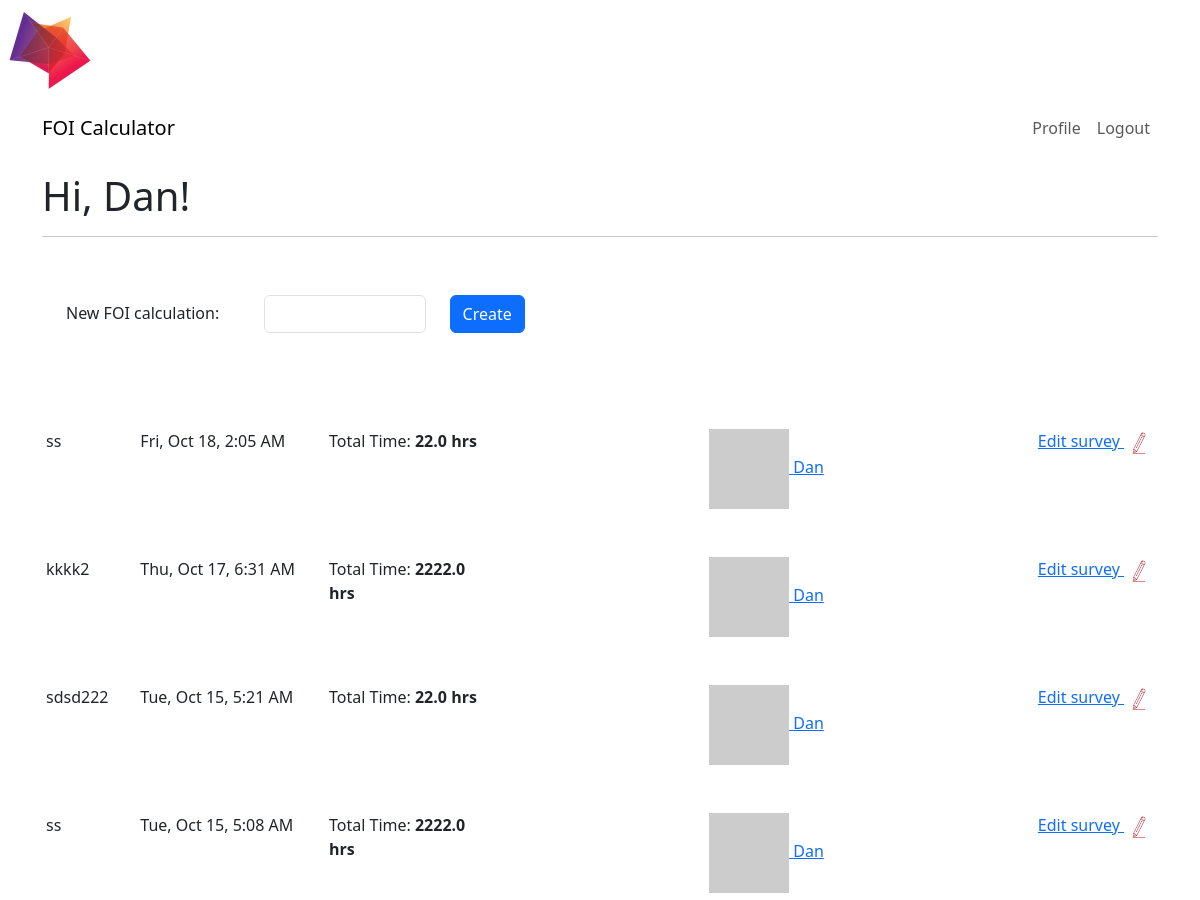
/index_survey (signed in, upper part), run on an earlier commit of the app's database.
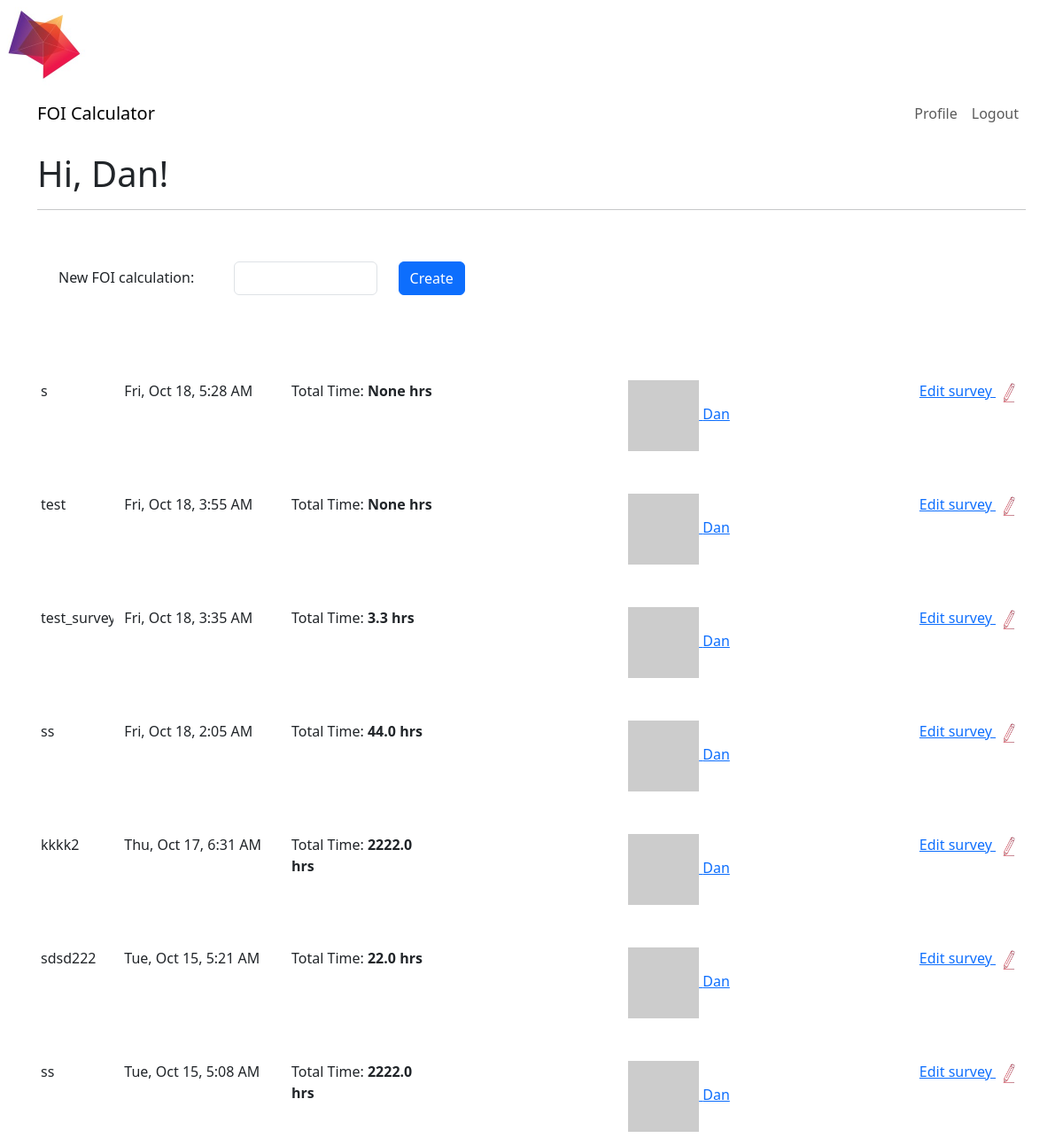
And on a later commit of the database.
### app/models.py (models this page shows, shortened)
class User(UserMixin, db.Model):
    id: so.Mapped[int] = so.mapped_column(primary_key=True)
    username: so.Mapped[str] = so.mapped_column(sa.String(64), index=True,
                                                unique=True)
    email: so.Mapped[str] = so.mapped_column(sa.String(120), index=True,
                                             unique=True)
    password_hash: so.Mapped[Optional[str]] = so.mapped_column(sa.String(256))
    about_me: so.Mapped[Optional[str]] = so.mapped_column(sa.String(140))
    last_seen: so.Mapped[Optional[datetime]] = so.mapped_column(
        default=lambda: datetime.now(timezone.utc))
    posts: so.WriteOnlyMapped['Post'] = so.relationship(
        back_populates='author')
    surveys: so.WriteOnlyMapped['Survey'] = so.relationship(
        back_populates='author')
    following: so.WriteOnlyMapped['User'] = so.relationship(
        secondary=followers, primaryjoin=(followers.c.follower_id == id),
        secondaryjoin=(followers.c.followed_id == id),
        back_populates='followers')
    followers: so.WriteOnlyMapped['User'] = so.relationship(
        secondary=followers, primaryjoin=(followers.c.followed_id == id),
        secondaryjoin=(followers.c.follower_id == id),
        back_populates='following')
    def avatar(self, size):
        digest = md5(self.email.lower().encode('utf-8')).hexdigest()
        return f'https://www.gravatar.com/avatar/{digest}?d=identicon&s={size}'
    def following_surveys(self):
        Author = so.aliased(User)
        return (
            sa.select(Survey)
            .join(Survey.author.of_type(Author))
            .where(sa.or_(
                Author.id == self.id,
            ))
            .group_by(Survey)
            .order_by(Survey.timestamp.desc())
        )

class Survey(db.Model):
    id: so.Mapped[int] = so.mapped_column(primary_key=True, autoincrement=True)
    timestamp: so.Mapped[datetime] = so.mapped_column(
        index=True, default=lambda: datetime.now(timezone.utc))
    user_id: so.Mapped[int] = so.mapped_column(sa.ForeignKey(User.id),
                                               index=True)
    author: so.Mapped[User] = so.relationship(back_populates='surveys')
    survey_name: so.Mapped[str] = so.mapped_column(sa.String(140), nullable=False, default="Untitled Survey")
    exemptions: so.WriteOnlyMapped['Exemption'] = so.relationship(
        back_populates='author')
    field1: so.Mapped[float] = so.mapped_column(sa.Float,nullable=True)
    comment1: so.Mapped[str] = so.mapped_column(sa.String(140), nullable=True)
    field2: so.Mapped[float] = so.mapped_column(sa.Float,nullable=True)
    comment2: so.Mapped[str] = so.mapped_column(sa.String(140),nullable=True)
    field3: so.Mapped[float] = so.mapped_column(sa.Float,nullable=True)
    comment3: so.Mapped[str] = so.mapped_column(sa.String(140),nullable=True)
    field4: so.Mapped[float] = so.mapped_column(sa.Float,nullable=True)
    comment4: so.Mapped[str] = so.mapped_column(sa.String(140),nullable=True)
    field5: so.Mapped[float] = so.mapped_column(sa.Float,nullable=True)
    comment5: so.Mapped[str] = so.mapped_column(sa.String(140),nullable=True)
    field6: so.Mapped[float] = so.mapped_column(sa.Float,nullable=True)
    comment6: so.Mapped[str] = so.mapped_column(sa.String(140),nullable=True)
    field7: so.Mapped[float] = so.mapped_column(sa.Float,nullable=True)
    comment7: so.Mapped[str] = so.mapped_column(sa.String(140),nullable=True)
    field8: so.Mapped[float] = so.mapped_column(sa.Float,nullable=True)
    comment8: so.Mapped[str] = so.mapped_column(sa.String(140),nullable=True)
    field9: so.Mapped[float] = so.mapped_column(sa.Float,nullable=True)
    comment9: so.Mapped[str] = so.mapped_column(sa.String(140),nullable=True)
    field10: so.Mapped[float] = so.mapped_column(sa.Float,nullable=True)
    comment10: so.Mapped[str] = so.mapped_column(sa.String(140),nullable=True)
    field11: so.Mapped[float] = so.mapped_column(sa.Float,nullable=True)
    field12: so.Mapped[float] = so.mapped_column(sa.Float,nullable=True)
    comment12: so.Mapped[str] = so.mapped_column(sa.String(140),nullable=True)
    field13: so.Mapped[float] = so.mapped_column(sa.Float,nullable=True)
    comment13: so.Mapped[str] = so.mapped_column(sa.String(140),nullable=True)
    field14: so.Mapped[float] = so.mapped_column(sa.Float,nullable=True)
    comment14: so.Mapped[str] = so.mapped_column(sa.String(140),nullable=True)
    field15: so.Mapped[float] = so.mapped_column(sa.Float,nullable=True)
    comment15: so.Mapped[str] = so.mapped_column(sa.String(140),nullable=True)
    field16: so.Mapped[float] = so.mapped_column(sa.Float,nullable=True)
    comment16: so.Mapped[str] = so.mapped_column(sa.String(140),nullable=True)
    field17: so.Mapped[float] = so.mapped_column(sa.Float,nullable=True)
    comment17: so.Mapped[str] = so.mapped_column(sa.String(140),nullable=True)
    field18: so.Mapped[float] = so.mapped_column(sa.Float,nullable=True)
    comment18: so.Mapped[str] = so.mapped_column(sa.String(140),nullable=True)
    field19: so.Mapped[float] = so.mapped_column(sa.Float,nullable=True)
    comment19: so.Mapped[str] = so.mapped_column(sa.String(140),nullable=True)
    result: so.Mapped[float] = so.mapped_column(sa.Float,nullable=True)
    def friendly_timestamp(self):
        return self.timestamp.replace(tzinfo=timezone.utc).astimezone(tz=None).strftime("%a, %b %-d, %-I:%M %p")

### app/routes.py (the view, shortened to what this page needs)
@app.route('/index_survey', methods=['GET', 'POST'])
@login_required
def index_survey():
    form = SurveyForm()
    page = request.args.get('page', 1, type=int)
    surveys = db.paginate(current_user.following_surveys(), page=page,
                        per_page=app.config['POSTS_PER_PAGE'], error_out=False)
    next_url = url_for('index_survey', page=surveys.next_num) \
        if surveys.has_next else None
    prev_url = url_for('index_survey', page=surveys.prev_num) \
        if surveys.has_prev else None
    return render_template('index_survey.html', title='Home',
                           surveys=surveys.items, next_url=next_url,
                           prev_url=prev_url,form=form)

### app/forms.py
class SurveyForm(FlaskForm):
    survey_name = StringField('Name', validators=[DataRequired(),Length(min=0, max=140)])
    submit = SubmitField('Create')

### app/models.py (called while the page is built)
@login.user_loader
def load_user(id):
    return db.session.get(User, int(id))

### app/routes.py (called while the page is built)
@app.before_request
def before_request():
    if current_user.is_authenticated:
        current_user.last_seen = datetime.now(timezone.utc)
        db.session.commit()

### app/templates/index_survey.html (shortened to what this page needs)
{% extends "base.html" %}
{% import "form_layouts.html" as wtf %}
{% block content %}
    <h1>Hi, {{ current_user.username }}!</h1>
    <hr>
    <br>
    <nav aria-label="Post navigation">
        <ul class="pagination">
            <li class="page-item">
                {% if form %}
                    {{ wtf.new_survey_form(form) }}
                {% endif %}
            </li>
        </ul>
    </nav>
    {% for survey in surveys %}
        {% include '_survey.html' %}
    {% endfor %}
{% endblock %}

### app/templates/base.html (shortened to what this page needs)
<!doctype html>
<html lang="en">
  <head>
    <link
        href="https://cdn.jsdelivr.net/npm/bootstrap@5.3.2/dist/css/bootstrap.min.css"
        rel="stylesheet"
>
  </head>
  <body>
    <img style="width:100px"src="{{ url_for('static', filename='images/logo-2.jpeg') }}" class="image" />
    <nav style="background-color:rgb(255, 255, 255) !important" class="navbar navbar-expand-lg bg-body-tertiary">
      <div class="container">
        <a class="navbar-brand" href="{{ url_for('index_survey') }}">FOI Calculator</a>
        <div class="collapse navbar-collapse" id="navbarSupportedContent">
          <ul class="navbar-nav mb-2 mb-lg-0">
            {% if current_user.is_anonymous %}
            <li class="nav-item">
              <a class="nav-link" aria-current="page" href="{{ url_for('login') }}">Login</a>
            </li>
            {% else %}
            <li class="nav-item">
              <a class="nav-link" aria-current="page" href="{{ url_for('user', username=current_user.username) }}">Profile</a>
            </li>
            <li class="nav-item">
              <a class="nav-link" aria-current="page" href="{{ url_for('logout') }}">Logout</a>
            </li>
            {% endif %}
          </ul>
        </div>
      </div>
    </nav>
    <div class="container mt-3">
      {% block content %}{% endblock %}
    </div>
  </body>
</html>

### app/templates/form_layouts.html (shortened to what this page needs)
{% macro survey_field(field, autofocus) %}
        {%- if field.type == 'BooleanField' %}
              <div class="form-check mb-3">
                {{ field(class='form-check-input') }}
                {{ field.label(class='form-check-label') }}
              </div>
        {%- elif field.type == 'StringField' %}
            <div class="mb-3">
              {% if autofocus %}
                {{ field(class='form-control' + (' is-invalid' if field.errors else ''), autofocus=True) }}
              {% else %}
                {{ field(class='form-control' + (' is-invalid' if field.errors else '')) }}
              {% endif %}
            </div>
        {%- elif field.type == 'SubmitField' %}
            {{ field(class='btn btn-primary mb-3') }}
        {%- endif %}
{% endmacro %}
{% macro new_survey_form(form, action="", method="post", id="", novalidate=False) %}
    <form
      {%- if action != None %} action="{{ action }}"{% endif -%}
      {%- if method %} method="{{ method }}"{% endif %}
      {%- if novalidate %} novalidate{% endif -%}>
      {% set ns = namespace(first_field=true) %}
          <div class="container">
              <div class="row pb-5 align-items-end">
                    <div class="p-4 col">
                        New FOI calculation:
                    </div>
                    <div class="col">
                          {% if form.survey_name.widget.input_type != 'hidden' -%}
                            {{ survey_field(form.survey_name) }}
                          {%- endif %}
                    </div>
                    <div class="col">
                          {% if form.submit.widget.input_type != 'hidden' -%}
                            {{ survey_field(form.submit) }}
                          {%- endif %}
                    </div>
              </div>
          </div>
    </form>
{% endmacro %}

### app/templates/_survey.html
    <table class="table table-hover">
        <div class="p-3 row">
            <div class="p-0 col">
                <div class="p-0 row">
                    <div  class="col-lg-1 col-md-1 col-sm-3 col-1">
                        {{ survey.survey_name}}
                    </div>
                    <div style="background-color:rgb(255, 255, 255);text-align: left;"class="col-lg-2 col-md-2 col-sm-3 col-2">
                        {{ survey.friendly_timestamp()}}
                    </div>
                    <div  class="col-lg-2 col-md-2 col-sm-3 col-2">
                         Total Time: <b>{{ survey.result}} hrs</b>
                    </div>
                    <div style="text-align:right; background-color:rgb(255, 255, 255); text-align: right;" class="col-lg-7 col-md-7 col-sm-3 col-7">
                        <div class="row">
                            <div class="col">
                                <a class="" href="{{ url_for('user', username=survey.author.username) }}">
                                    <img src="{{ survey.author.avatar(25) }}" />
                                    {{ survey.author.username }}
                                </a>
                            </div>
                            <div class="col">
                                <a style="vertical-align: top;" href="{{ url_for('edit_survey', id=survey.id) }}">
                                    Edit survey
                                </a>
                                <a class="" href="{{ url_for('edit_survey', id=survey.id) }}">
                                    <img style="width:30px" src="{{ url_for('static', filename='images/edit3.png') }}" />
                                </a>
                            </div>
                        </div>
                    </div>
                </div>
            </div>
        </div>
    </table>

What changed in the data, as far as the page shows it:
added Survey: survey_name "s", friendly_timestamp "Fri, Oct 18, 5:28 AM", result "None", author.username "Dan"
added Survey: survey_name "test", friendly_timestamp "Fri, Oct 18, 3:55 AM", result "None", author.username "Dan"
added Survey: survey_name "test_survey_123", friendly_timestamp "Fri, Oct 18, 3:35 AM", result "3.3", author.username "Dan"
changed Survey "Fri, Oct 18, 2:05 AM": result "22.0" → "44.0"
